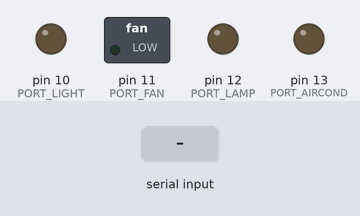
The sketch below on a simulated Arduino Uno, built with avr-gcc and run on an emulated ATmega328P. Parts: switched loads named in the sketch (green lamp = pin HIGH), output pins drawn as LEDs (lit = HIGH). The inputs (shaded band) are chosen by the test bench.

Above: at 1.2 s.
1.3 s: "2" received over Serial
At 1.6 s:
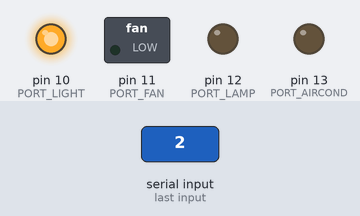
2.8 s: "1" received over Serial
At 3.9 s:
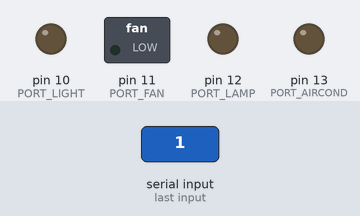
Timing chart, 0 to 5.8 s (numbered marks = the images above; inputs shaded):
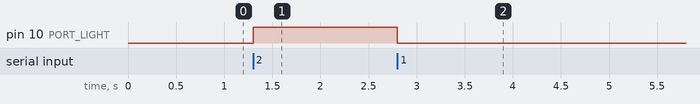

The sketch:

controls-home-devices-in-button-mode-via-bluetooth.ino
```cpp
/*
* Controls home devices with Arduino Remote LITE in Button Mode via Bluetooth
* Author: Top Hot Apps
* Website: https://hotapps.top
* Email: support@hotapps.top
* This sketch runs with Arduino Remote LITE. Download: https://play.google.com/store/apps/details?id=it.hieund.arduino_remote_lite
*/

// Ports
const char PORT_LIGHT = 10;
const char PORT_FAN = 11;
const char PORT_LAMP = 12;
const char PORT_AIRCOND = 13;

// Commands
const char CMD_LIGHT_ON = '2';
const char CMD_LIGHT_OFF = '1';
const char CMD_FAN_ON = '4';
const char CMD_FAN_OFF = '3';
const char CMD_LAMP_ON = '6';
const char CMD_LAMP_OFF = '5';
const char CMD_AIRCOND_ON = '8';
const char CMD_AIRCOND_OFF = '7';

// Constants
const char RELAY_ON = 1;   // Relay on
const char RELAY_OFF = 0;  // Relay off

char cmd = '0';

// Setup when Arduino boots
void setup() {
  Serial.begin(9600);

  // Sets all ports as OUTPUT
  pinMode(PORT_LIGHT, OUTPUT);
  pinMode(PORT_FAN, OUTPUT);
  pinMode(PORT_LAMP, OUTPUT);
  pinMode(PORT_AIRCOND, OUTPUT);

  // Sets default state as OFF
  digitalWrite(PORT_LIGHT, RELAY_OFF);
  digitalWrite(PORT_FAN, RELAY_OFF);
  digitalWrite(PORT_LAMP, RELAY_OFF);
  digitalWrite(PORT_AIRCOND, RELAY_OFF);
}

// Repeats continuously after boot
void loop() {
  if (Serial.available()) {
    cmd = Serial.read();
    Serial.println("Command: " + cmd);

    switch (cmd) {
      case CMD_LIGHT_ON:
        digitalWrite(PORT_LIGHT, RELAY_ON);
        break;
      case CMD_LIGHT_OFF:
        digitalWrite(PORT_LIGHT, RELAY_OFF);
        break;
      case CMD_FAN_ON:
        digitalWrite(PORT_FAN, RELAY_ON);
        break;
      case CMD_FAN_OFF:
        digitalWrite(PORT_FAN, RELAY_OFF);
        break;
      case CMD_LAMP_ON:
        digitalWrite(PORT_LAMP, RELAY_ON);
        break;
      case CMD_LAMP_OFF:
        digitalWrite(PORT_LAMP, RELAY_OFF);
        break;
      case CMD_AIRCOND_ON:
        digitalWrite(PORT_AIRCOND, RELAY_ON);
        break;
      case CMD_AIRCOND_OFF:
        digitalWrite(PORT_AIRCOND, RELAY_OFF);
        break;
      default:
        break;
    }
  }
}
```

Measured:
- after the input at 1.3 s, pin 10 (PORT_LIGHT): LOW → HIGH at once
- after the input at 2.8 s, pin 10 (PORT_LIGHT): HIGH → LOW at once
